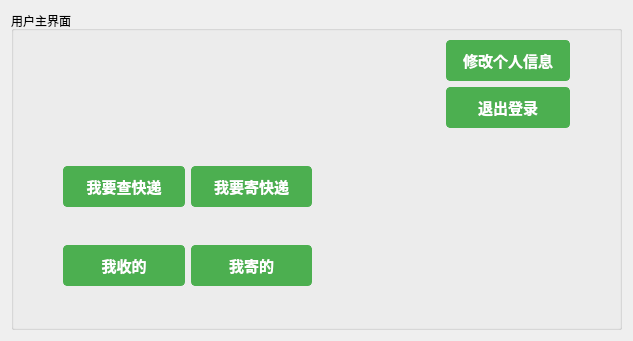
<?xml version="1.0" encoding="UTF-8"?>
<ui version="4.0">
 <class>user_main</class>
 <widget class="QWidget" name="user_main">
  <property name="geometry">
   <rect>
    <x>0</x>
    <y>0</y>
    <width>633</width>
    <height>341</height>
   </rect>
  </property>
  <property name="windowTitle">
   <string>用户主界面</string>
  </property>
  <property name="styleSheet">
   <string notr="true">
            QLabel {
                color: #333;
                font:14px &quot;幼圆&quot;;
                font-weight: bold;
            }

            QLineEdit {
                padding: 8px;
                font-size: 14px;
                border: 1px solid #ccc;
                border-radius: 4px;
            }

            QPushButton {
                padding: 8px 16px;
                font-size: 15px;
                font-weight: bold;
                border: 1px solid #4CAF50;
                border-radius: 4px;
                color: #fff;
                background-color: #4CAF50;
            }

            #btn_update,
            #btn_change_password,
            #btn_change_phone {
                font-size: 13px;
            }

            QPushButton:hover {
                background-color: #45a049;
                border: 1px solid #45a049;
            }

        </string>
  </property>
  <layout class="QVBoxLayout" name="verticalLayout">
   <item>
    <widget class="QGroupBox" name="tabWidget">
     <property name="title">
      <string>用户主界面</string>
     </property>
     <layout class="QGridLayout" name="gridLayout">
      <item row="4" column="2">
       <widget class="QPushButton" name="sendBtn">
        <property name="text">
         <string>我要寄快递</string>
        </property>
       </widget>
      </item>
      <item row="4" column="1">
       <widget class="QPushButton" name="queryBtn">
        <property name="text">
         <string>我要查快递</string>
        </property>
       </widget>
      </item>
      <item row="0" column="4">
       <widget class="QPushButton" name="modifyInfoBtn">
        <property name="text">
         <string>修改个人信息</string>
        </property>
       </widget>
      </item>
      <item row="4" column="0">
       <spacer name="horizontalSpacer">
        <property name="orientation">
         <enum>Qt::Horizontal</enum>
        </property>
        <property name="sizeType">
         <enum>QSizePolicy::Minimum</enum>
        </property>
        <property name="sizeHint" stdset="0">
         <size>
          <width>40</width>
          <height>20</height>
         </size>
        </property>
       </spacer>
      </item>
      <item row="7" column="1" colspan="2">
       <widget class="QLabel" name="label_4">
        <property name="text">
         <string/>
        </property>
       </widget>
      </item>
      <item row="2" column="4">
       <widget class="QPushButton" name="logoutBtn">
        <property name="text">
         <string>退出登录</string>
        </property>
       </widget>
      </item>
      <item row="5" column="1" colspan="2">
       <widget class="QLabel" name="label_3">
        <property name="text">
         <string/>
        </property>
       </widget>
      </item>
      <item row="6" column="1">
       <widget class="QPushButton" name="myReceiveBtn">
        <property name="text">
         <string>我收的</string>
        </property>
       </widget>
      </item>
      <item row="3" column="1" colspan="2">
       <widget class="QLabel" name="label_2">
        <property name="text">
         <string/>
        </property>
       </widget>
      </item>
      <item row="4" column="3" rowspan="2">
       <widget class="QLabel" name="label_5">
        <property name="text">
         <string/>
        </property>
       </widget>
      </item>
      <item row="3" column="4">
       <widget class="QLabel" name="label">
        <property name="text">
         <string/>
        </property>
       </widget>
      </item>
      <item row="6" column="2">
       <widget class="QPushButton" name="mySendBtn">
        <property name="text">
         <string>我寄的</string>
        </property>
       </widget>
      </item>
      <item row="0" column="5">
       <spacer name="horizontalSpacer_2">
        <property name="orientation">
         <enum>Qt::Horizontal</enum>
        </property>
        <property name="sizeType">
         <enum>QSizePolicy::Minimum</enum>
        </property>
        <property name="sizeHint" stdset="0">
         <size>
          <width>40</width>
          <height>20</height>
         </size>
        </property>
       </spacer>
      </item>
     </layout>
    </widget>
   </item>
  </layout>
 </widget>
 <resources/>
 <connections/>
</ui>
